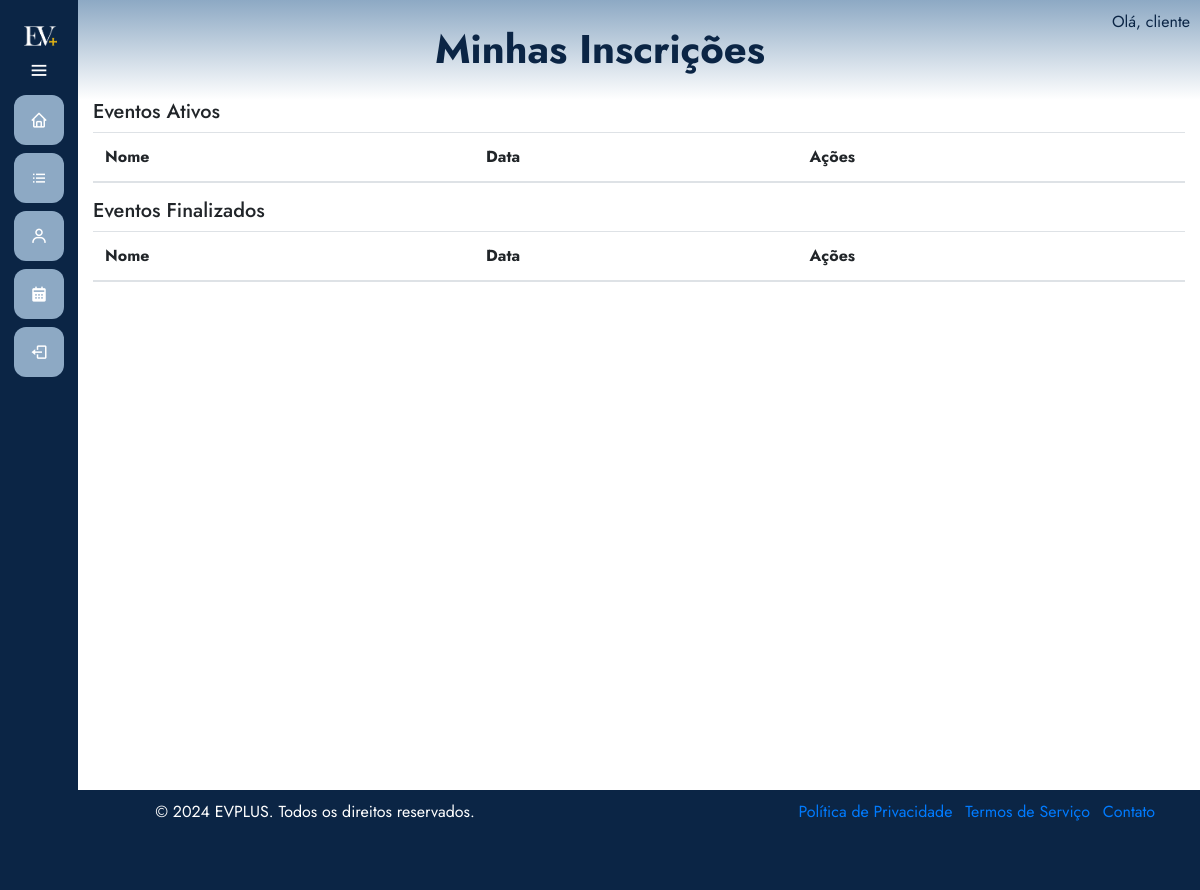
The app's page /eventos/minhasinscricoes/ (signed in), older data.
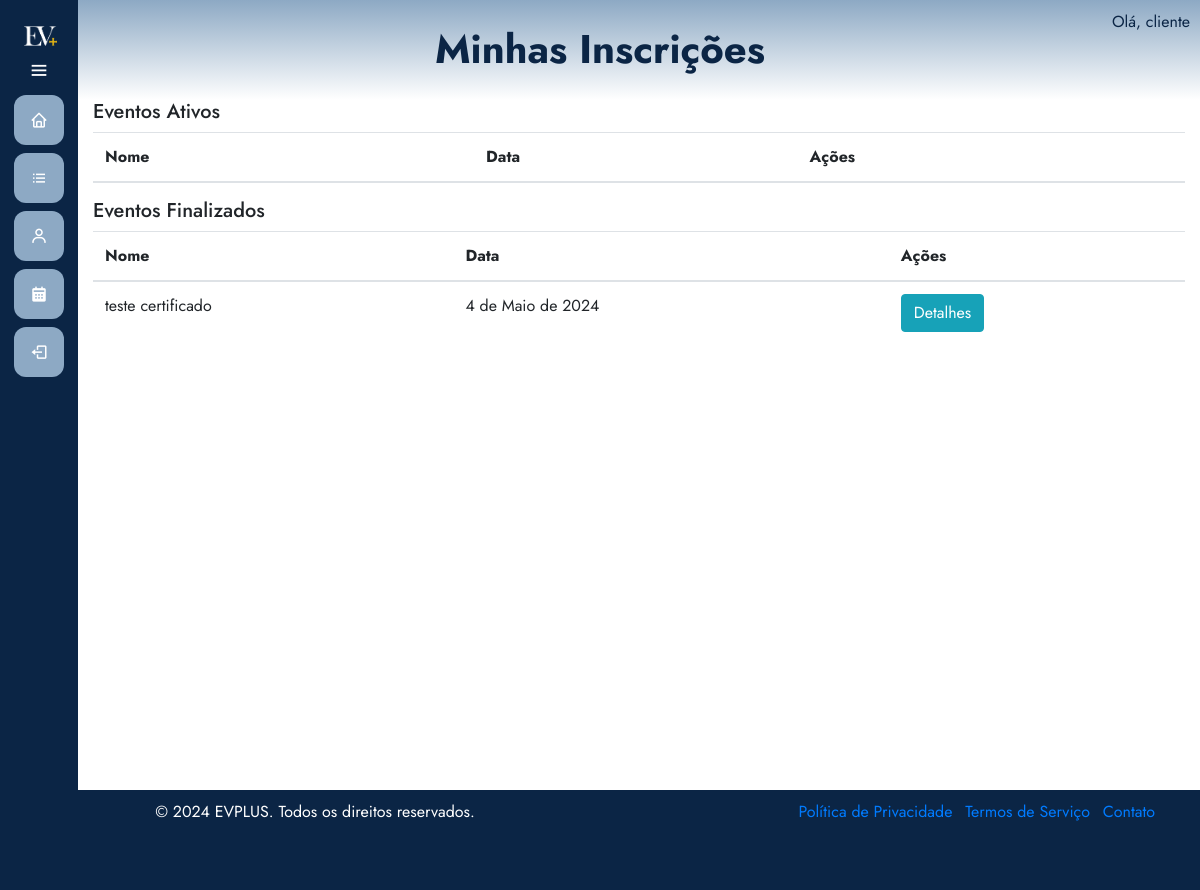
The same page, newer data.
### eventos/models.py (models this page shows, shortened)
class Evento(models.Model):
    user = models.ForeignKey(User, on_delete=models.CASCADE)
    clients = models.ManyToManyField(User, through='Inscricao', related_name='eventos')
    name = models.CharField(max_length=100)
    description = models.TextField()
    local = models.CharField(max_length=100)
    date = models.DateField()
    time = models.TimeField()
    category = models.CharField(max_length=100)
    banner = models.ImageField(null=True, blank=True, upload_to='banners/')
    limite_inscricoes = models.PositiveIntegerField(null=True, blank=True, verbose_name="Limite de Inscrições")
    finalizado = models.BooleanField(default=False)
    certificados = models.ManyToManyField(User, through='Certificado', related_name='eventos_certificados')

### eventos/views.py (the view)
# urls.py: path('minhasinscricoes/', views.listarEventosInscritos, name='minhasinscricoes'),
@login_required
def listarEventosInscritos(request):
    exibir_sidebar = True
    eventos = Evento.objects.filter(clients=request.user, finalizado=False)
    finalizarEvento = Evento.objects.filter(clients=request.user, finalizado=True)
    eventos_e_certificados = {}
    for evento in finalizarEvento:
        certificados = Certificado.objects.filter(evento=evento, participante=request.user)
        eventos_e_certificados[evento] = certificados
    return render(request, 'minhasInscricoes.html', {'eventos': eventos, 'finalizarEvento': finalizarEvento, 'eventos_e_certificados': eventos_e_certificados, 'exibir_sidebar': exibir_sidebar})

### eventos/templates/minhasInscricoes.html (shortened to what this page needs)
{% extends 'base.html' %}
{% load static %}
{% block 'head' %}
    <link rel="stylesheet" href="{% static 'eventos/css/meuseventos.css' %}">
    <link rel="stylesheet" href="https://maxcdn.bootstrapcdn.com/bootstrap/4.5.2/css/bootstrap.min.css">
{% endblock %}
{% block 'dashboard' %}
    <div class="container">
        <div class="row">
            <div class="col-md-12">
                <h5>Eventos Ativos</h5>
                <table class="table">
                    <thead>
                        <tr>
                            <th>Nome</th>
                            <th>Data</th>
                            <th>Ações</th>
                        </tr>
                    </thead>
                </table>
                <h5>Eventos Finalizados</h5>
                <table class="table">
                    <thead>
                        <tr>
                            <th>Nome</th>
                            <th>Data</th>
                            <th>Ações</th>
                        </tr>
                    </thead>
                    <tbody>
                        {% for evento, certificados in eventos_e_certificados.items %}
                        <tr>
                            <td>{{ evento.name }}</td>
                            <td>{{ evento.date }}</td>
                            <td>
                                <a href="{% url 'eventos:detalhes_evento' evento.id %}" class="btn btn-info">Detalhes</a>
                            </td>
                        </tr>
                    {% endfor %}
                    </tbody>
                </table>
            </div>
        </div>
    </div>
{% endblock %}

Row changes from the older to the newer data that the page shows:
added Evento: name "teste certificado", date "4 de Maio de 2024"
